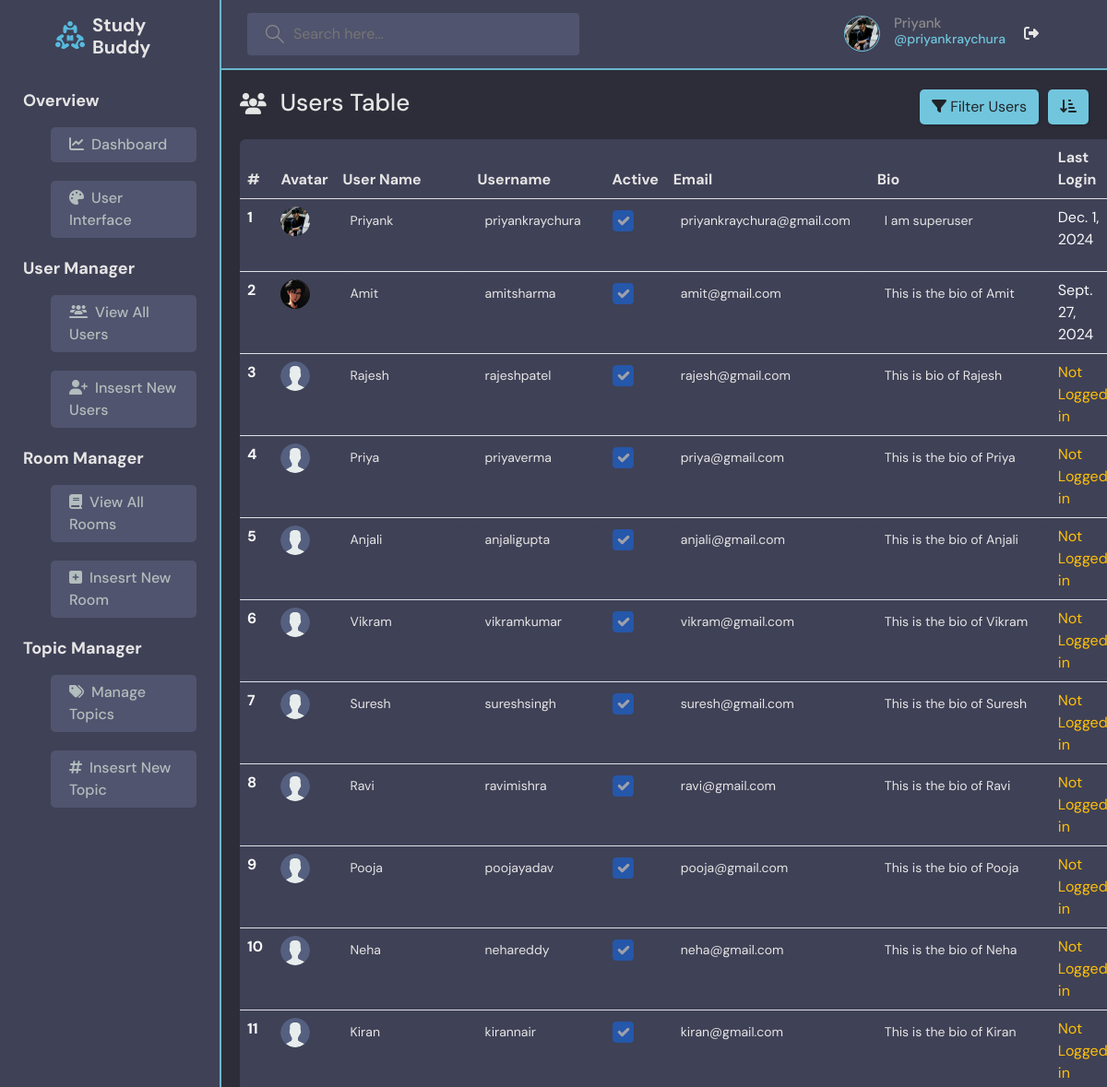
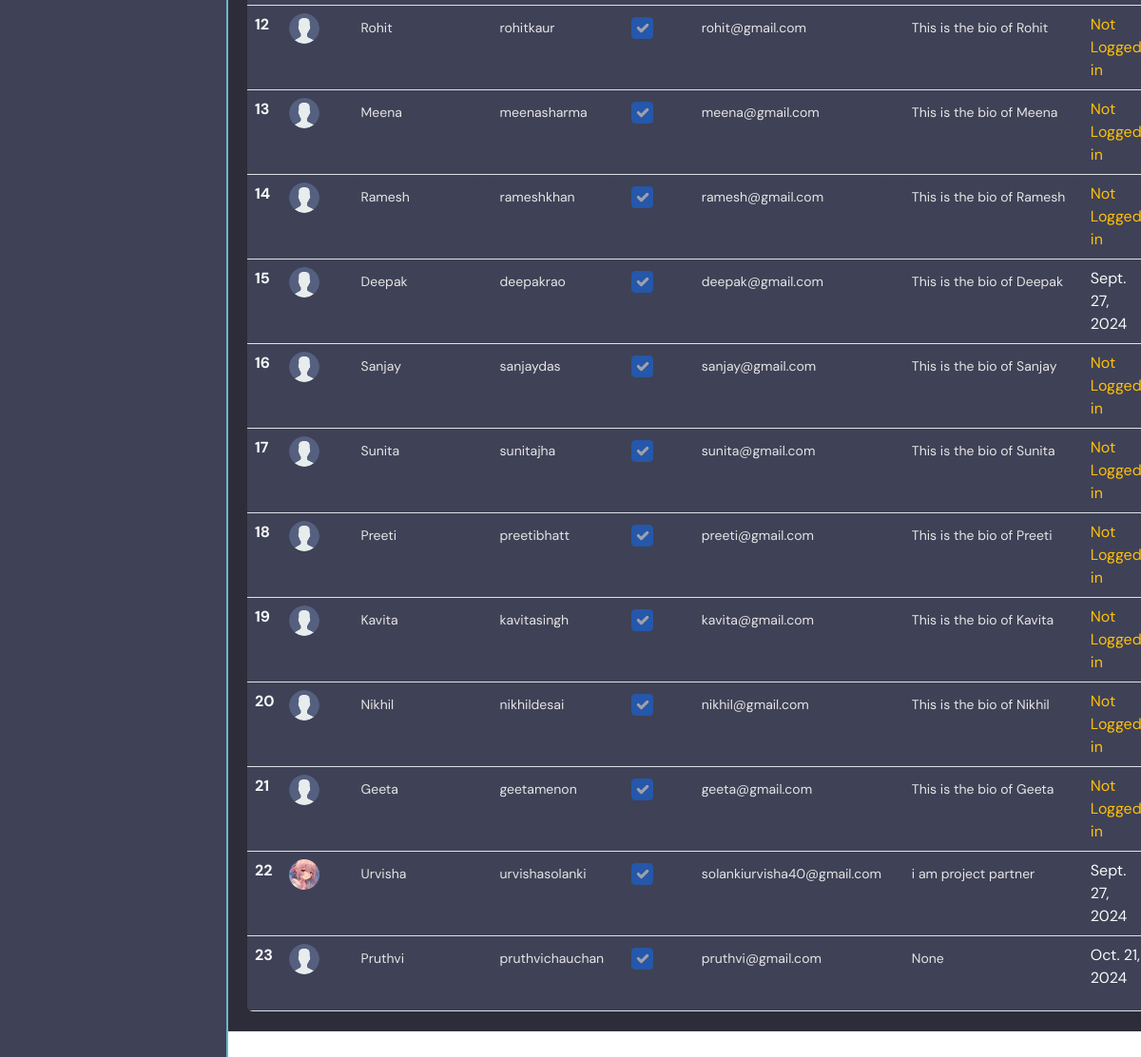
Screenshot of /adminPanel/manageUsers/ (signed in) with the database file from the repository (2 pictures, top to bottom).
### base/models.py (models this page shows)
class User(AbstractUser):
    name = models.CharField(max_length=200, null=True)
    email = models.EmailField(unique=True ,null=True)
    bio = models.TextField(null=True)
    avatar = models.ImageField(null=True, default="avatar.svg")
    USERNAME_FIELD = 'email'
    REQUIRED_FIELDS = ['username']

### adminPanel/views.py (the view)
# urls.py: path('manageUsers/', views.manageUsers, name = "manageUsers"),
@login_required(login_url='login')
@user_passes_test(is_staff_user, login_url='login')
def manageUsers(request):
    q = request.GET.get('q') if request.GET.get('q') != None else ''
    is_active = request.GET.get('is_active')
    is_staff = request.GET.get('is_staff')
    is_superuser = request.GET.get('is_superuser')
    users = User.objects.all().filter(
        Q(name__icontains = q) |
        Q(username__icontains = q) |
        Q(email__icontains = q) |
        Q(bio__icontains = q)
    )
    if is_active:
        users = users.filter(is_active=True)
    if is_staff:
        users = users.filter(is_staff=True)
    if is_superuser:
        users = users.filter(is_superuser=True)
    order = request.GET.get('order') if request.GET.get('order') != None else 'id'
    users = users.order_by(order)
    context = {'users': users}
    return render(request, 'adminPanel/manageUsers.html', context)

### adminPanel/views.py (called while the page is built)
def is_staff_user(user):
    return user.is_staff

### adminPanel/templates/adminPanel/manageUsers.html (shortened to what this page needs)
{% extends 'adminPanel/mainPanel.html' %}
{% block mainContent %}
{% load static %}
<div class="above-table mb-3">
    <div class="table-heading">
        <i class="fa-solid fa-users"></i>
        <h1>Users Table</h1>
    </div>
    <div class="data-filters">
        <div class="dropdown filter">
            <button class="btn" type="button" data-bs-toggle="dropdown" aria-expanded="false">
                <i class="fa-solid fa-filter"></i>
                Filter Users
            </button>
        </div>
        <div class="dropdown filter">
            <button class="btn" type="button" data-bs-toggle="dropdown" aria-expanded="false">
                <i class="fa-solid fa-arrow-down-short-wide"></i>
            </button>
        </div>
    </div>
</div>
<table class="table rounded">
    <thead>
        <tr>
            <th scope="col">#</th>
            <th scope="col">Avatar</th>
            <th scope="col">User Name</th>
            <th scope="col">Username</th>
            <th scope="col">Active</th>
            <th scope="col">Email</th>
            <th scope="col">Bio</th>
            <th scope="col">Last Login</th>
        </tr>
    </thead>
    <tbody>
        {% for user in users %}
        <tr>
            <form action="{% url 'updateUser' user.id %}" id="{{ user.id }}" method="POST" class="d-inline">
                <th scope="row" class="text-light">{{ user.id }}</th>
                <td scope="row" class="text-light"><img src="{{ user.avatar.url }}" alt="" class="avatar"></td>
                <td><input type="text" name="name" value="{{ user.name }}" class="myInput form-control form-control-sm nameInput" disabled></td>
                <td><input type="text" name="username" value="{{ user.username }}" class="myInput form-control form-control-sm nameInput" disabled></td>
                <td><input class="myInput form-check-input activeInput" name="active" type="checkbox" value="True" id="flexCheckDefault"{% if user.is_active %}checked{% endif %} disabled></td>
                <td class="text-light"><input type="text" name="email" value="{{ user.email }}" class="myInput form-control form-control-sm emailInput" disabled></td>
                <td><input type="text" name="bio" value="{{ user.bio }}" class="myInput form-control form-control-sm bioInput" disabled></td>
                <td class="text-light">{% if user.last_login.date %} {{ user.last_login.date }} {% else %} <span class="text-warning">Not Logged in</span> {% endif %}</td>
            </form>
        </tr>
        {% endfor %}
    </tbody>
</table>
{% endblock %}

### adminPanel/templates/adminPanel/mainPanel.html (shortened to what this page needs)
{% load static %}
<!DOCTYPE html>
<html lang="en">
<head>
  <link href="https://cdn.jsdelivr.net/npm/bootstrap@5.3.3/dist/css/bootstrap.min.css" rel="stylesheet">
  <link rel="stylesheet" href="https://cdnjs.cloudflare.com/ajax/libs/font-awesome/6.6.0/css/all.min.css" />
  <link rel="stylesheet" href="{% static 'styles/adminMain.css' %}" />
  <link rel="stylesheet" href="{% static 'styles/insertRoom.css' %}" />
</head>
<body>
  <div class="sidebar">
    <div class="logo">
      <img src="{% static 'images/logo.svg' %}" alt="">
      <h3 class="ms-2">Study Buddy</h3>
    </div>
    <div class="actions">
      <dl>
        <dt> Overview
          <dd><a href="{% url 'dashboard' %}"><i class="fa-solid fa-chart-line me-2"></i>Dashboard</a></dd>
          <dd><a href="{% url 'home' %}" target="_blank"><i class="fa-solid fa-palette me-2"></i>User Interface</a></dd>
        </dt>
        <dt> User Manager
          <dd><a href="{% url 'manageUsers' %}"><i class="fa-solid fa-users-line me-2"></i>View All Users</a></dd>
          <dd><a href="{% url 'insertUser' %}"><i class="fa-solid fa-user-plus me-2"></i>Insesrt New Users</a></dd>
        </dt>
        <dt> Room Manager
          <dd><a href="{% url 'manageRooms' %}"><i class="fa-solid fa-book me-2"></i>View All Rooms</a></dd>
          <dd><a href="{% url 'insertRoom' %}"><i class="fa-solid fa-square-plus me-2"></i>Insesrt New Room</a></dd>
        </dt>
        <dt> Topic Manager
          <dd><a href="{% url 'manageTopics' %}"><i class="fa-solid fa-tags me-2"></i>Manage Topics</a></dd>
          <dd><a type="button" data-bs-toggle="modal" data-bs-target="#exampleModal"><i class="fa-solid fa-hashtag me-2"></i>Insesrt New Topic</a></dd>
        </dt>
      </dl>
    </div>
  </div>
  <header>
    <div class="nav">
      <form class="header__search" method="GET" action="">
        <div class="d-flex">
          <label>
            <input name="q" placeholder="Search here..." value="{{ request.GET.q }}" autocomplete="off"/>
          </label>
        </div>
      </form>
    </div>
    <nav class="header__menu">
    <div class="header__user">
      <a href="{% url 'user-profile' request.user.id %}">
        <div class="avatar avatar--medium active">
          <img src="{{ request.user.avatar.url }}" />
        </div>
        <p>{{ request.user.name }} <span>@{{ request.user.username }}</span></p>
      </a>
      <a href="{% url 'logoutAdmin' %}" class="logout-button">
        <i class="fa-solid fa-right-from-bracket"></i>
      </a>
    </div>
  </nav>
  </header>
  <div class="main-container">
    {% block mainContent %}
    {% endblock %}
  </div>
</body>
</html>

### static/styles/adminMain.css (style rules this page uses)
* { margin: 0; padding: 0; box-sizing: border-box; font-family: "DM Sans", -apple-system, BlinkMacSystemFont, "Segoe UI", Roboto, Oxygen, Ubuntu, Cantarell, "Open Sans", "Helvetica Neue", sans-serif; }
.sidebar { width: 20%; height: 100vh; overflow: auto; background-color: #3F4156; border-right: 2px solid #6AB7CD; top: 0; }
.sidebar .logo { display: flex; align-items: center; justify-content: space-evenly; width: 100%; background-color: #3F4156; padding: 0 60px; height: 76px; }
.logo h3 { box-sizing: border-box; color: #E5E5E5; cursor: pointer; font-family: "DM Sans", -apple-system, BlinkMacSystemFont, "Segoe UI", Roboto, Oxygen, Ubuntu, Cantarell, "Open Sans", "Helvetica Neue", sans-serif; font-size: 20px; font-weight: 700; margin-top: 10px; text-rendering: optimizelegibility; }
.sidebar .actions { padding: 20px 25px; }
.actions dl dt { font-size: 18px; color: #E5E5E5; }
.actions dl dd { margin-top: 15px; margin-bottom: 20px; margin-left: 30px; font-size: 16px; font-weight: 500; color: #B2BDBD; background-color: #51546E; border-radius: 5px; cursor: pointer; pointer-events: inh; }
.actions dl dd a { display: block; height: 100%; width: 100%; padding: 7px 20px; text-decoration: none; color: #B2BDBD; overflow: hidden; border-radius: 5px; transition: 0.2s ease; }
header { width: 80%; position: fixed; border-bottom: 2px solid #6AB7CD; top: 0; margin-left: 20%; height: 76px; background-color: #3F4156; display: flex; align-items: center; justify-content: space-between; padding: 15px 28px; }
.logo img { width: 32px; height: 32px; }
label { align-items: center; background-color: #51546E; border-radius: 4px; box-sizing: border-box; cursor: default; display: flex; gap: 10px; padding: 13px 10px; }
svg { box-sizing: border-box; cursor: default; fill: #8B8B8B; margin: 0px 0px 0px 10px; overflow: hidden; width: 20px; height: 20px; }
input { width: 300px; height: 20px; color: #fff; outline: none; border: none; background: transparent; appearance: auto; box-sizing: border-box; cursor: text; overflow: clip; }
nav.header__menu { width: 257px; height: 46px; box-sizing: border-box; margin: 0px 0px 0px 266.55px; position: relative; }
div.header__user { width: 100%; align-items: center; box-sizing: border-box; display: flex; gap: 20px; margin-top: -8px; }
.header__user a { align-items: center; box-sizing: border-box; cursor: pointer; display: flex; align-items: center; height: 100%; gap: 15px; text-decoration: none; }
.header__user img { width: 36px; height: 36px; border-radius: 50%; box-sizing: border-box; cursor: pointer; object-fit: cover; }
div.avatar.avatar--medium.active { width: 39px; height: 39px; border: 1.6px solid #71C6DD; border-radius: 50%; box-sizing: border-box; cursor: pointer; position: relative; }
.header__user p { box-sizing: border-box; color: #8B8B8B; cursor: pointer; font-family: "DM Sans", -apple-system, BlinkMacSystemFont, "Segoe UI", Roboto, Oxygen, Ubuntu, Cantarell, "Open Sans", "Helvetica Neue", sans-serif; font-size: 15px; font-weight: 500; line-height: 18px; text-rendering: optimizelegibility; display: flex; flex-direction: column; justify-content: center; padding-top: 10px; }
.header__user span { box-sizing: border-box; color: #71C6DD; cursor: pointer; font-family: "DM Sans", -apple-system, BlinkMacSystemFont, "Segoe UI", Roboto, Oxygen, Ubuntu, Cantarell, "Open Sans", "Helvetica Neue", sans-serif; font-size: 14px; font-weight: 500; line-height: 16.8px; text-rendering: optimizelegibility; }
.logout-button { background: transparent; color: #E5E5E5; border: none; outline: none; }
.main-container { width: 80%; height: 90%; padding: 20px; background-color: #2D2D39; position: fixed; top: 0; overflow: auto; margin-top: 76px; margin-left: 20%; scrollbar-width: 5px; }
.table thead th { color: #E5E5E5; }
.above-table { display: flex; align-items: center; justify-content: space-between; }
.above-table .table-heading { display: flex; align-items: center; gap: 15px; color: #E5E5E5; }
.table-heading i { font-size: 23px; margin-top: -7px; }
.table-heading h1 { font-size: 26px; }
.above-table .data-filters { display: flex; gap: 10px; }
.above-table .filter { font-size: 18px;modal display: flex; align-items: center; justify-content: space-evenly; background-color: #71C6DD; border-radius: 5px; color: #3F4156; cursor: pointer; box-shadow: #00000026 1px 1px 3px 1px; }

### static/styles/insertRoom.css (style rules this page uses)
* { padding: 0; margin: 0; box-sizing: border-box; }

### rows the page displays
User: user.avatar (picture), user.name "Priyank", user.username "priyankraychura", id "1", avatar (picture), name "Priyank", username "priyankraychura", is_active "☑", email "priyankraychura@gmail.com", bio "I am superuser", last_login "Dec. 1, 2024"
User: id "2", avatar (picture), name "Amit", username "amitsharma", is_active "☑", email "amit@gmail.com", bio "This is the bio of Amit", last_login "Sept. 27, 2024"
User: id "3", avatar (placeholder picture), name "Rajesh", username "rajeshpatel", is_active "☑", email "rajesh@gmail.com", bio "This is bio of Rajesh", shows "Not Logged in"
User: id "4", avatar (placeholder picture), name "Priya", username "priyaverma", is_active "☑", email "priya@gmail.com", bio "This is the bio of Priya", shows "Not Logged in"
User: id "5", avatar (placeholder picture), name "Anjali", username "anjaligupta", is_active "☑", email "anjali@gmail.com", bio "This is the bio of Anjali", shows "Not Logged in"
User: id "6", avatar (placeholder picture), name "Vikram", username "vikramkumar", is_active "☑", email "vikram@gmail.com", bio "This is the bio of Vikram", shows "Not Logged in"
User: id "7", avatar (placeholder picture), name "Suresh", username "sureshsingh", is_active "☑", email "suresh@gmail.com", bio "This is the bio of Suresh", shows "Not Logged in"
User: id "8", avatar (placeholder picture), name "Ravi", username "ravimishra", is_active "☑", email "ravi@gmail.com", bio "This is the bio of Ravi", shows "Not Logged in"
User: id "9", avatar (placeholder picture), name "Pooja", username "poojayadav", is_active "☑", email "pooja@gmail.com", bio "This is the bio of Pooja", shows "Not Logged in"
User: id "10", avatar (placeholder picture), name "Neha", username "nehareddy", is_active "☑", email "neha@gmail.com", bio "This is the bio of Neha", shows "Not Logged in"
User: id "11", avatar (placeholder picture), name "Kiran", username "kirannair", is_active "☑", email "kiran@gmail.com", bio "This is the bio of Kiran", shows "Not Logged in"
User: id "12", avatar (placeholder picture), name "Rohit", username "rohitkaur", is_active "☑", email "rohit@gmail.com", bio "This is the bio of Rohit", shows "Not Logged in"
User: id "13", avatar (placeholder picture), name "Meena", username "meenasharma", is_active "☑", email "meena@gmail.com", bio "This is the bio of Meena", shows "Not Logged in"
User: id "14", avatar (placeholder picture), name "Ramesh", username "rameshkhan", is_active "☑", email "ramesh@gmail.com", bio "This is the bio of Ramesh", shows "Not Logged in"
User: id "15", avatar (placeholder picture), name "Deepak", username "deepakrao", is_active "☑", email "deepak@gmail.com", bio "This is the bio of Deepak", last_login "Sept. 27, 2024"
User: id "16", avatar (placeholder picture), name "Sanjay", username "sanjaydas", is_active "☑", email "sanjay@gmail.com", bio "This is the bio of Sanjay", shows "Not Logged in"
User: id "17", avatar (placeholder picture), name "Sunita", username "sunitajha", is_active "☑", email "sunita@gmail.com", bio "This is the bio of Sunita", shows "Not Logged in"
User: id "18", avatar (placeholder picture), name "Preeti", username "preetibhatt", is_active "☑", email "preeti@gmail.com", bio "This is the bio of Preeti", shows "Not Logged in"
User: id "19", avatar (placeholder picture), name "Kavita", username "kavitasingh", is_active "☑", email "kavita@gmail.com", bio "This is the bio of Kavita", shows "Not Logged in"
User: id "20", avatar (placeholder picture), name "Nikhil", username "nikhildesai", is_active "☑", email "nikhil@gmail.com", bio "This is the bio of Nikhil", shows "Not Logged in"
User: id "21", avatar (placeholder picture), name "Geeta", username "geetamenon", is_active "☑", email "geeta@gmail.com", bio "This is the bio of Geeta", shows "Not Logged in"
User: id "22", avatar (picture), name "Urvisha", username "urvishasolanki", is_active "☑", email "solankiurvisha40@gmail.com", bio "i am project partner", last_login "Sept. 27, 2024"
User: id "23", avatar (placeholder picture), name "Pruthvi", username "pruthvichauchan", is_active "☑", email "pruthvi@gmail.com", bio "None", last_login "Oct. 21, 2024"
